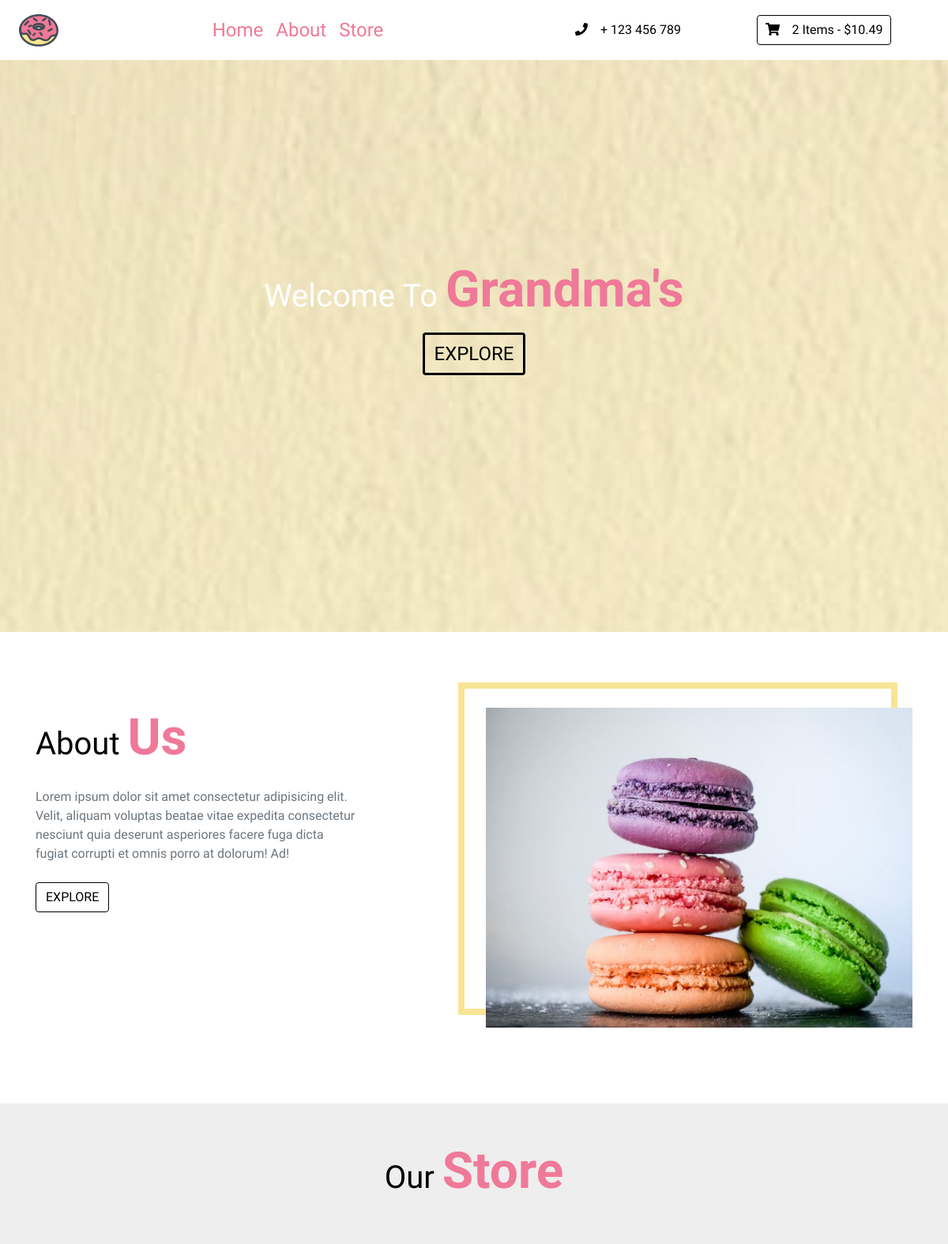
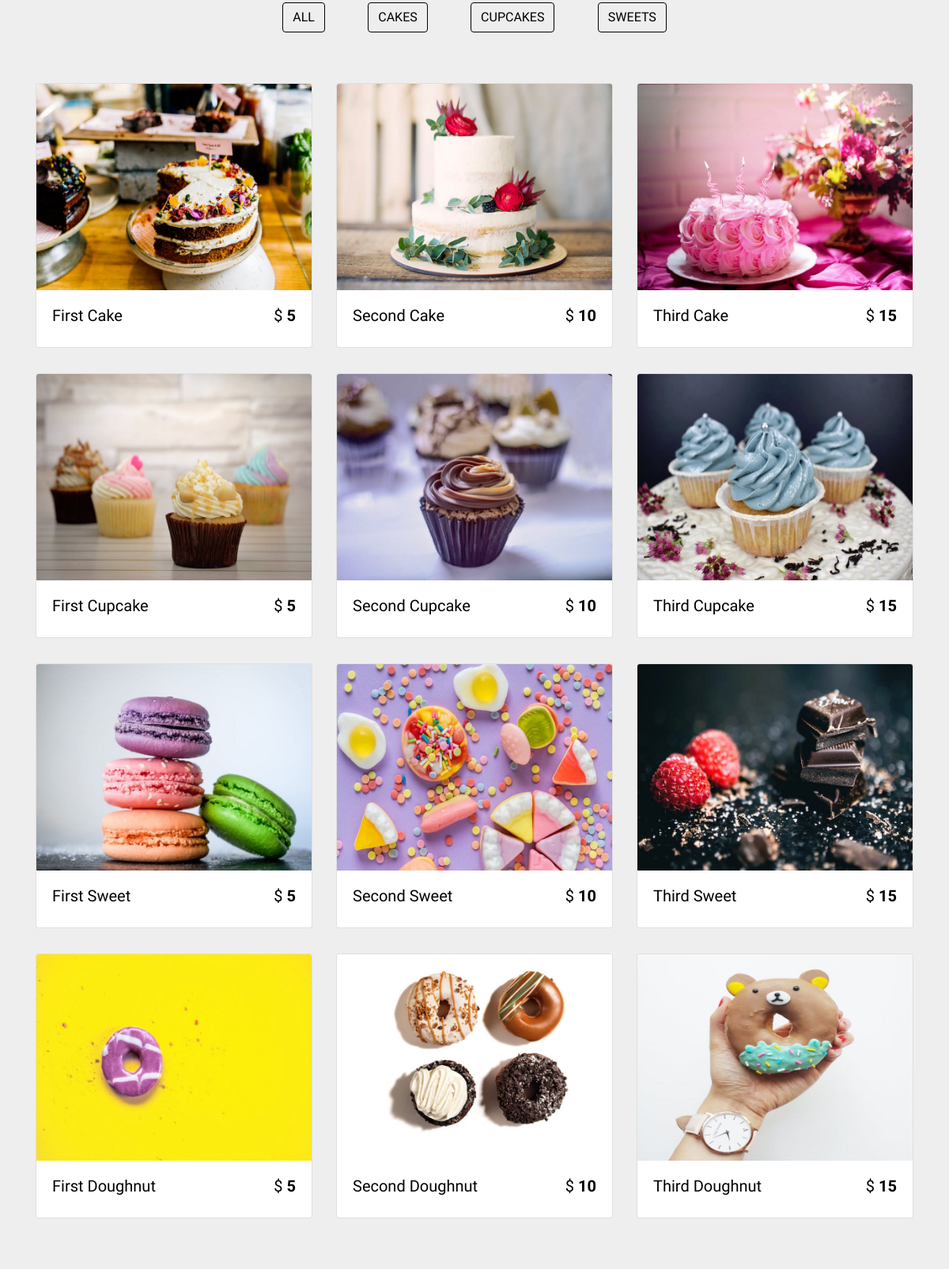
The page / on the database its author committed (2 pictures, top to bottom).
### tables this page shows
CREATE TABLE `products` (
  `id` int(11) NOT NULL,
  `name` varchar(100) NOT NULL,
  `price` int(11) NOT NULL,
  `img` varchar(100) NOT NULL
);

### index.php (the view, shortened to what this page needs)
<?php
include 'inc/database.php';
$query = 'SELECT * FROM PRODUCTS';
$result = mysqli_query($conn, $query);
?>
<!DOCTYPE html>
<html lang="en">
<head>
  <link rel="stylesheet" href="css/bootstrap.min.css">
  <link rel="stylesheet" href="css/style.css">
</head>
<body>
  <header>
    <nav class="navbar navbar-expand-lg px-4">
      <a class="navbar-brand" href="#"><img src="img/logo.svg" alt=""></a>
      <div class="collapse navbar-collapse" id="myNav">
        <ul class="navbar-nav mx-auto text-capitalize">
          <li class="nav-item active">
            <a class="nav-link" href="#">home</a>
          </li>
          <li class="nav-item">
            <a class="nav-link " href="#">about</a>
          </li>
          <li class="nav-item">
            <a class="nav-link" href="#">store</a>
          </li>
        </ul>
        <div class="nav-info-items d-none d-lg-flex ">
          <div class="nav-info align-items-center d-flex justify-content-between mx-lg-5">
            <span class="info-icon mx-lg-3"><i class="fas fa-phone"></i></span>
            <p class="mb-0">+ 123 456 789</p>
          </div>
          <div id="cart-info" class="nav-info align-items-center cart-info d-flex justify-content-between mx-lg-5">
            <span class="cart-info__icon mr-lg-3"><i class="fas fa-shopping-cart"></i></span>
            <p class="mb-0 text-capitalize"><span id="item-count">2 </span> items - $<span class="item-total">10.49</span></p>
          </div>
        </div>
      </div>
    </nav>
    <div class="container-fluid">
      <div class="row max-height justify-content-center align-items-center">
        <div class="col-10 mx-auto banner text-center">
          <h1 class="text-capitalize">welcome to <strong class="banner-title ">grandma's</strong></h1>
          <a href="#store" class="btn banner-link text-uppercase my-2">explore</a>
        </div>
      </div>
    </div>
  </header>
  <section class="about py-5" id="about">
    <div class="container">
      <div class="row">
        <div class="col-10 mx-auto col-md-6 my-5">
          <h1 class="text-capitalize">about <strong class="banner-title ">us</strong></h1>
          <p class="my-4 text-muted w-75">Lorem ipsum dolor sit amet consectetur adipisicing elit. Velit, aliquam voluptas
            beatae vitae expedita consectetur nesciunt quia deserunt asperiores facere fuga dicta fugiat corrupti et omnis
            porro at dolorum! Ad!</p>
          <a href="#" class="btn btn-outline-secondary btn-black text-uppercase ">explore</a>
        </div>
        <div class="col-10 mx-auto col-md-6 align-self-center my-5">
          <div class="about-img__container">
            <img src="img/sweets-1.jpeg" class="img-fluid" alt="">
          </div>
        </div>
      </div>
    </div>
  </section>
  <section id="store" class="store py-5">
    <div class="container">
      <div class="row">
        <div class="col-10 mx-auto col-sm-6 text-center">
          <h1 class="text-capitalize">our <strong class="banner-title ">store</strong></h1>
        </div>
      </div>
      <div class="row">
        <div class="col-10 mx-auto col-sm-6 d-flex justify-content-around my-5 sortBtn">
          <a href="#" class="btn btn-outline-secondary btn-black text-uppercase filter-btn" data-filter=""> all</a>
          <a href="#" class="btn btn-outline-secondary btn-black text-uppercase filter-btn " data-filter="">cakes</a>
          <a href="#" class="btn btn-outline-secondary btn-black text-uppercase filter-btn " data-filter="">cupcakes</a>
          <a href="#" class="btn btn-outline-secondary btn-black text-uppercase filter-btn " data-filter="">sweets</a>
        </div>
      </div>
      <div class="row" id="store-items">
<?php
foreach ($result as $product) : ?>
        <div class="col-10 col-sm-6 col-lg-4 mx-auto my-3 store-item">
          <div class="card ">
            <div class="img-container">
              <img src="<?php echo $product['img'] ?>" class="card-img-top store-img" alt="">
            </div>
            <div class="card-body">
              <div class="card-text d-flex justify-content-between text-capitalize">
                <h5 id="store-item-name"><?php echo $product['name'] ?></h5>
                <h5 class="store-item-value">$ <strong id="store-item-price" class="font-weight-bold"><?php echo $product['price'] ?></strong></h5>
              </div>
            </div>
          </div>
        </div>
<?php endforeach; ?>
        </div>
        </div>
        </section>
        </body>
        </html>

### css/style.css (style rules this page uses)
:root { --mainPink: #ef7998; --mainYellow: rgb(249, 228, 148); --mainWhite: #fff; --mainBlack: #000; --yellowTrans: rgba(249, 228, 148, 0.5); --mainGrey: rgb(238, 238, 238); }
body { font-family: "Kaushan Script", cursive; background: var(--mainWhite); color: var(--mainBlack); }
.nav-link { color: var(--mainPink); font-size: 1.5rem; transition: all 0.5s ease-in-out; }
.cart-info__icon { color: var(--mainBlack); cursor: pointer; }
.cart-info { border: 0.1rem solid var(--mainBlack); color: var(--mainBlack); border-radius: 0.25rem; padding: 0.4rem 0.6rem; cursor: pointer; }
.max-height { min-height: calc(100vh - 76px); background: linear-gradient(var(--yellowTrans), var(--yellowTrans)), url("../img/headerBcg.jpeg") center/cover fixed no-repeat; position: relative; }
.banner { color: var(--mainWhite); margin-top: -4rem; }
.banner-title { color: var(--mainPink); font-size: 4rem; }
.banner-link { font-size: 1.5rem; color: var(--mainBlack); border: 0.2rem solid var(--mainBlack); }
.btn-black { color: var(--mainBlack) !important; border-color: var(--mainBlack) !important; }
.about-img__container { position: relative; }
.about-img__container::before { content: ""; position: absolute; top: -1.5rem; left: -1.7rem; width: 100%; height: 100%; outline: 0.5rem solid var(--mainYellow); z-index: -1; transition: all 1s ease-in-out; }
.store { background: var(--mainGrey); }
.img-container { position: relative; overflow: hidden; cursor: pointer; }
.store-img { transition: all 1s ease-in-out; }

### rows shown on the page
products: img (picture), name "First Cake", price "5"
products: img (picture), name "Second Cake", price "10"
products: img (picture), name "Third Cake", price "15"
products: img (picture), name "First Cupcake", price "5"
products: img (picture), name "Second Cupcake", price "10"
products: img (picture), name "Third Cupcake", price "15"
products: img (picture), name "First Sweet", price "5"
products: img (picture), name "Second Sweet", price "10"
products: img (picture), name "Third Sweet", price "15"
products: img (picture), name "First Doughnut", price "5"
products: img (picture), name "Second Doughnut", price "10"
products: img (picture), name "Third Doughnut", price "15"
